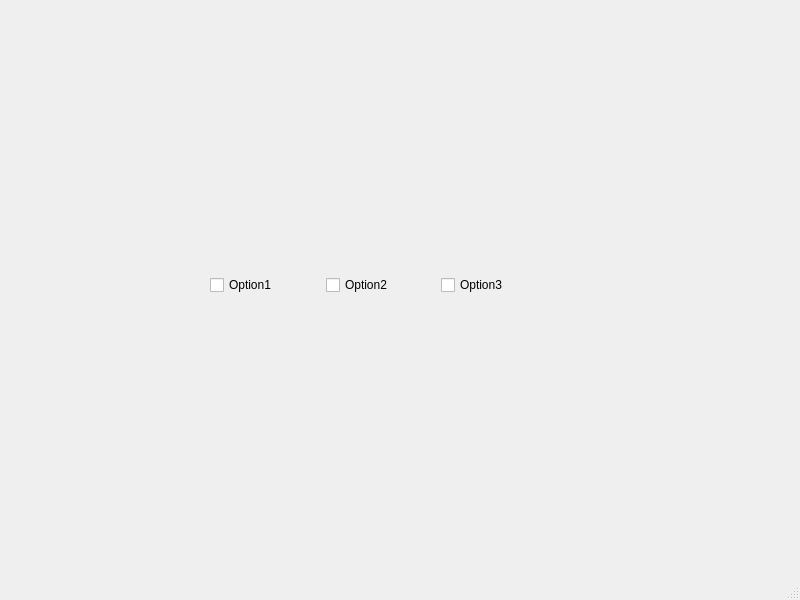
<?xml version="1.0" encoding="UTF-8"?>
<ui version="4.0">
 <class>MainWindow</class>
 <widget class="QMainWindow" name="MainWindow">
  <property name="geometry">
   <rect>
    <x>0</x>
    <y>0</y>
    <width>800</width>
    <height>600</height>
   </rect>
  </property>
  <property name="windowTitle">
   <string>MainWindow</string>
  </property>
  <widget class="QWidget" name="centralwidget">
   <widget class="QWidget" name="">
    <property name="geometry">
     <rect>
      <x>210</x>
      <y>260</y>
      <width>341</width>
      <height>51</height>
     </rect>
    </property>
    <layout class="QHBoxLayout" name="horizontalLayout">
     <item>
      <widget class="QCheckBox" name="cb1">
       <property name="text">
        <string>Option1</string>
       </property>
      </widget>
     </item>
     <item>
      <widget class="QCheckBox" name="cb2">
       <property name="text">
        <string>Option2</string>
       </property>
      </widget>
     </item>
     <item>
      <widget class="QCheckBox" name="cb3">
       <property name="text">
        <string>Option3</string>
       </property>
      </widget>
     </item>
    </layout>
   </widget>
  </widget>
  <widget class="QMenuBar" name="menubar">
   <property name="geometry">
    <rect>
     <x>0</x>
     <y>0</y>
     <width>800</width>
     <height>26</height>
    </rect>
   </property>
  </widget>
  <widget class="QStatusBar" name="statusbar"/>
 </widget>
 <resources/>
 <connections/>
</ui>
